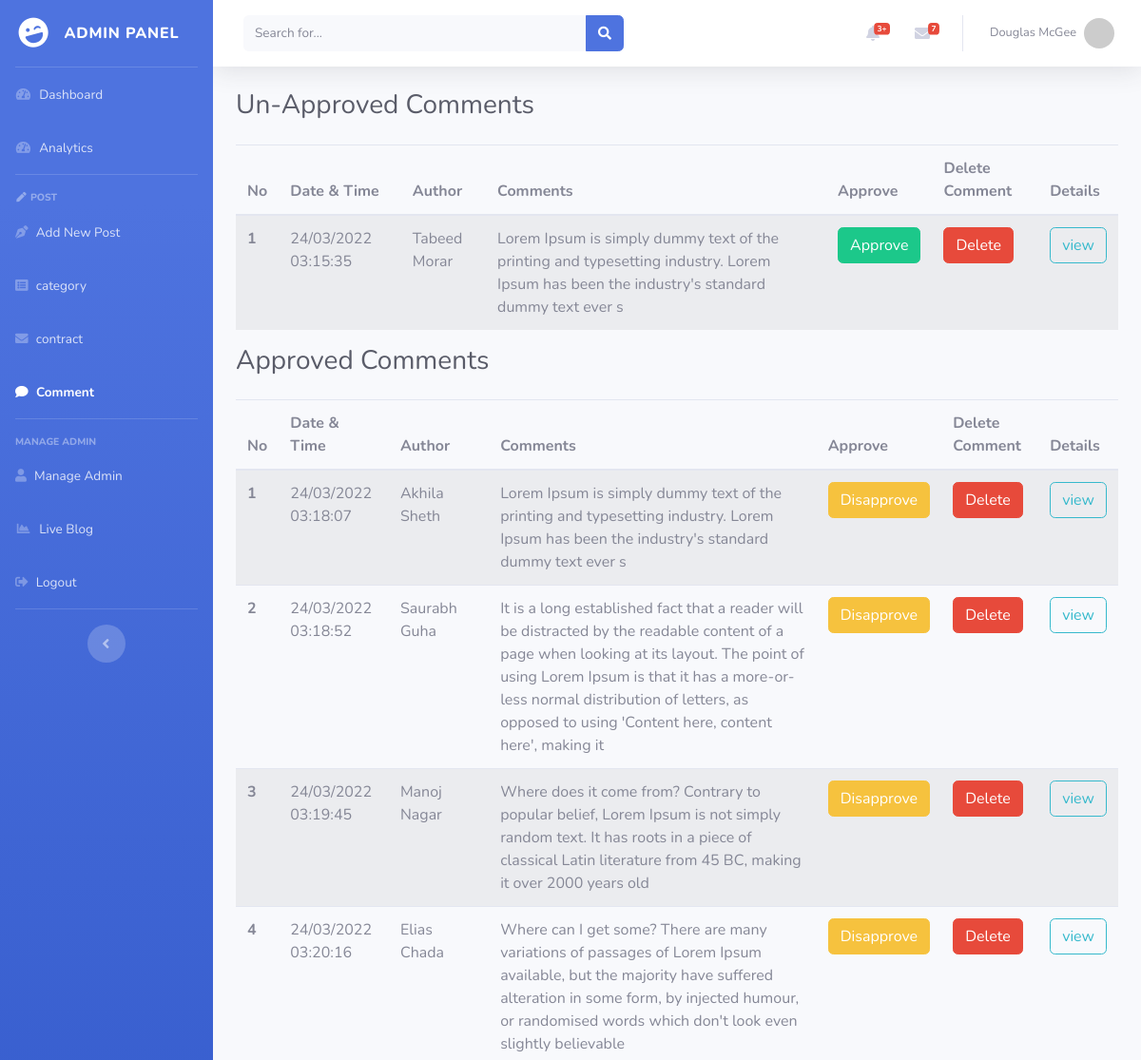
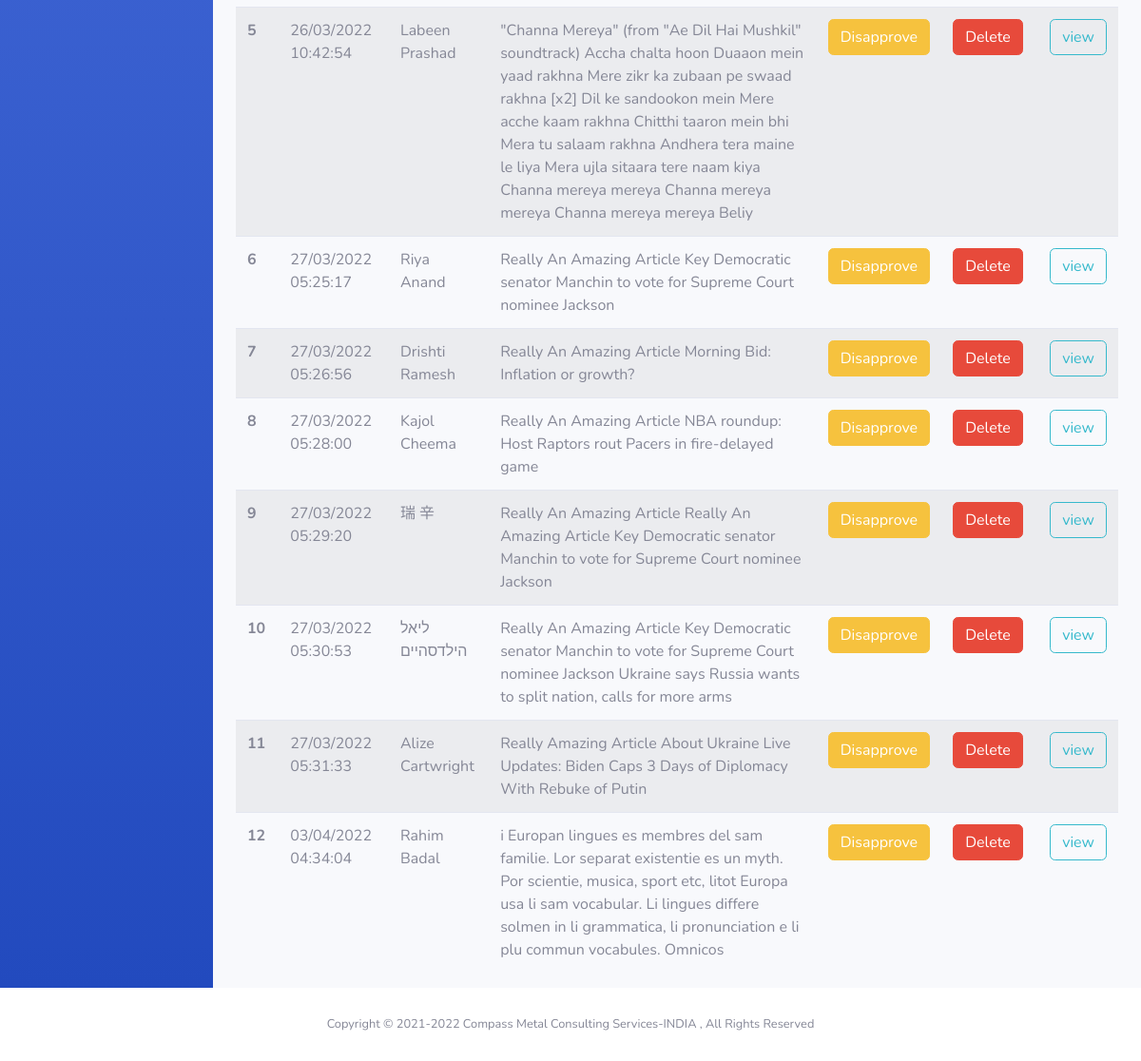
/admin/admin-comments.php, run on the app's committed database (2 pictures, top to bottom).
### tables this page shows
CREATE TABLE `comment` (
  `id` int(10) NOT NULL,
  `datetime` varchar(50) NOT NULL,
  `comment` varchar(500) NOT NULL,
  `commentauth` varchar(200) NOT NULL,
  `commentmail` varchar(200) NOT NULL,
  `status` varchar(10) NOT NULL,
  `post_id` int(10) NOT NULL
);

### admin/admin-comments.php (the view, shortened to what this page needs)
<?php
 require_once './partials/header.php';
 require_once './partials/db.php';
?>
<body id="page-top">
    <div id="wrapper">
        <?php  require_once './partials/sidebar.php'; ?>
        <div id="content-wrapper" class="d-flex flex-column">
            <div id="content">
                <?php  require_once './partials/topbar.php'; ?>
                <div class="container-fluid">
                    <div class="d-sm-flex align-items-center justify-content-between mb-4">
                        <h1 class="h3 mb-0 text-gray-800">Un-Approved Comments</h1>
                    </div>
                    <table class="table table-striped">
                        <thead>
                            <tr>
                                <th scope="col">No</th>
                                <th scope="col">Date & Time</th>
                                <th scope="col">Author</th>
                                <th scope="col">Comments</th>
                                <th scope="col">Approve</th>
                                <th scope="col">Delete Comment</th>
                                <th scope="col">Details</th>
                            </tr>
                        </thead>
                        <tbody>
                            <?php
                            $commentQuery = "SELECT * FROM comment WHERE status = 'OFF'";
                            $commentQuery =mysqli_query($conn, $commentQuery);
                                $slno = 0;
                                while ($rows = mysqli_fetch_array($commentQuery)) {
                                    $commentid = $rows['id'];
                                    $commentdatetime = $rows['datetime'];
                                    $commentdetials = $rows['comment'];
                                    $commentAuthor = $rows['commentauth'];
                                    $commentpost_id  = $rows['post_id'];
                                    $slno++; ?>
                            <tr>
                                <th scope="row">
                                    <?= $slno ?>
                                </th>
                                <td>
                                    <?= $commentdatetime ?>
                                </td>
                                <td>
                                    <?= $commentAuthor ?>
                                </td>
                                <td>
                                    <?= $commentdetials ?>
                                </td>
                                <td>
                                    <a href="commentApprove.php?uid=<?=$commentid?>"
                                        class="btn btn-success">
                                        Approve
                                    </a>
                                </td>
                                <td>
                                    <a href="commentDel.php?id=<?=$commentid?>"
                                        class="btn btn-danger">
                                        Delete
                                    </a>
                                </td>
                                <td>
                                    <a href="http://localhost/blog/blog-single.php?id=<?= $commentpost_id ?>"
                                        class="btn btn-outline-info" target="_blank">
                                        view
                                    </a>
                                </td>
                            </tr>
                            <?php
                                }?>
                        </tbody>
                    </table>
                    <div class="d-sm-flex align-items-center justify-content-between mb-4">
                        <h1 class="h3 mb-0 text-gray-800">Approved Comments</h1>
                    </div>
                    <table class="table table-striped">
                        <thead>
                            <tr>
                                <th scope="col">No</th>
                                <th scope="col">Date & Time</th>
                                <th scope="col">Author</th>
                                <th scope="col">Comments</th>
                                <th scope="col">Approve</th>
                                <th scope="col">Delete Comment</th>
                                <th scope="col">Details</th>
                            </tr>
                        </thead>
                        <tbody>
                            <?php
                            $commentQuery = "SELECT * FROM comment WHERE status = 'ON'";
                            $commentQuery =mysqli_query($conn, $commentQuery);
                                $slno = 0;
                                while ($rows = mysqli_fetch_array($commentQuery)) {
                                    $commentid = $rows['id'];
                                    $commentdatetime = $rows['datetime'];
                                    $commentdetials = $rows['comment'];
                                    $commentAuthor = $rows['commentauth'];
                                    $commentpost_id  = $rows['post_id'];
                                    $slno++; ?>
                            <tr>
                                <th scope="row">
                                    <?= $slno ?>
                                </th>
                                <td>
                                    <?= $commentdatetime ?>
                                </td>
                                <td>
                                    <?= $commentAuthor ?>
                                </td>
                                <td>
                                    <?= $commentdetials ?>
                                </td>
                                <td>
                                    <a href="commentApprove.php?cid=<?=$commentid?>"
                                        class="btn btn-warning">
                                        Disapprove
                                    </a>
                                </td>
                                <td>
                                    <a href="commentDel.php?id=<?=$commentid?>"
                                        class="btn btn-danger">
                                        Delete
                                    </a>
                                </td>
                                <td>
                                    <a href="http://localhost/blog/blog-single.php?id=<?= $commentpost_id ?>"
                                        class="btn btn-outline-info" target="_blank">
                                        view
                                    </a>
                                </td>
                            </tr>
                            <?php
                                }?>
                        </tbody>
                    </table>
                </div>
            </div>
            <?php  require_once './partials/footer.php';

### data on the page
comment: datetime "24/03/2022 03:15:35", commentauth "Tabeed Morar", comment "Lorem Ipsum is simply dummy text of the printing and typesetting industry. Lorem Ipsum has been the industry's standard dummy text ever s"
comment: datetime "24/03/2022 03:18:07", commentauth "Akhila Sheth", comment "Lorem Ipsum is simply dummy text of the printing and typesetting industry. Lorem Ipsum has been the industry's standard dummy text ever s"
comment: datetime "24/03/2022 03:18:52", commentauth "Saurabh Guha", comment "It is a long established fact that a reader will be distracted by the readable content of a page when looking at its layout. The point of using Lorem Ipsum is that it has a more-or-less normal distribution of letters, as opposed to using 'Content here, content here', making it"
comment: datetime "24/03/2022 03:19:45", commentauth "Manoj Nagar", comment "Where does it come from? Contrary to popular belief, Lorem Ipsum is not simply random text. It has roots in a piece of classical Latin literature from 45 BC, making it over 2000 years old"
comment: datetime "24/03/2022 03:20:16", commentauth "Elias Chada", comment "Where can I get some? There are many variations of passages of Lorem Ipsum available, but the majority have suffered alteration in some form, by injected humour, or randomised words which don't look even slightly believable"
comment: datetime "26/03/2022 10:42:54", commentauth "Labeen Prashad", comment "\"Channa Mereya\" (from \"Ae Dil Hai Mushkil\" soundtrack) Accha chalta hoon Duaaon mein yaad rakhna Mere zikr ka zubaan pe swaad rakhna [x2] Dil ke sandookon mein Mere acche kaam rakhna Chitthi taaron mein bhi Mera tu salaam rakhna Andhera tera maine le liya Mera ujla sitaara tere naam kiya Channa mereya mereya Channa mereya mereya Channa mereya mereya Beliy"
comment: datetime "27/03/2022 05:25:17", commentauth "Riya Anand", comment "Really An Amazing Article Key Democratic senator Manchin to vote for Supreme Court nominee Jackson"
comment: datetime "27/03/2022 05:26:56", commentauth "Drishti Ramesh", comment "Really An Amazing Article Morning Bid: Inflation or growth?"
comment: datetime "27/03/2022 05:28:00", commentauth "Kajol Cheema", comment "Really An Amazing Article NBA roundup: Host Raptors rout Pacers in fire-delayed game"
comment: datetime "27/03/2022 05:29:20", commentauth "瑞 辛", comment "Really An Amazing Article Really An Amazing Article Key Democratic senator Manchin to vote for Supreme Court nominee Jackson"
comment: datetime "27/03/2022 05:30:53", commentauth "ליאל הילדסהיים", comment "Really An Amazing Article Key Democratic senator Manchin to vote for Supreme Court nominee Jackson Ukraine says Russia wants to split nation, calls for more arms"
comment: datetime "27/03/2022 05:31:33", commentauth "Alize Cartwright", comment "Really Amazing Article About Ukraine Live Updates: Biden Caps 3 Days of Diplomacy With Rebuke of Putin"
comment: datetime "03/04/2022 04:34:04", commentauth "Rahim Badal", comment "i Europan lingues es membres del sam familie. Lor separat existentie es un myth. Por scientie, musica, sport etc, litot Europa usa li sam vocabular. Li lingues differe solmen in li grammatica, li pronunciation e li plu commun vocabules. Omnicos"
